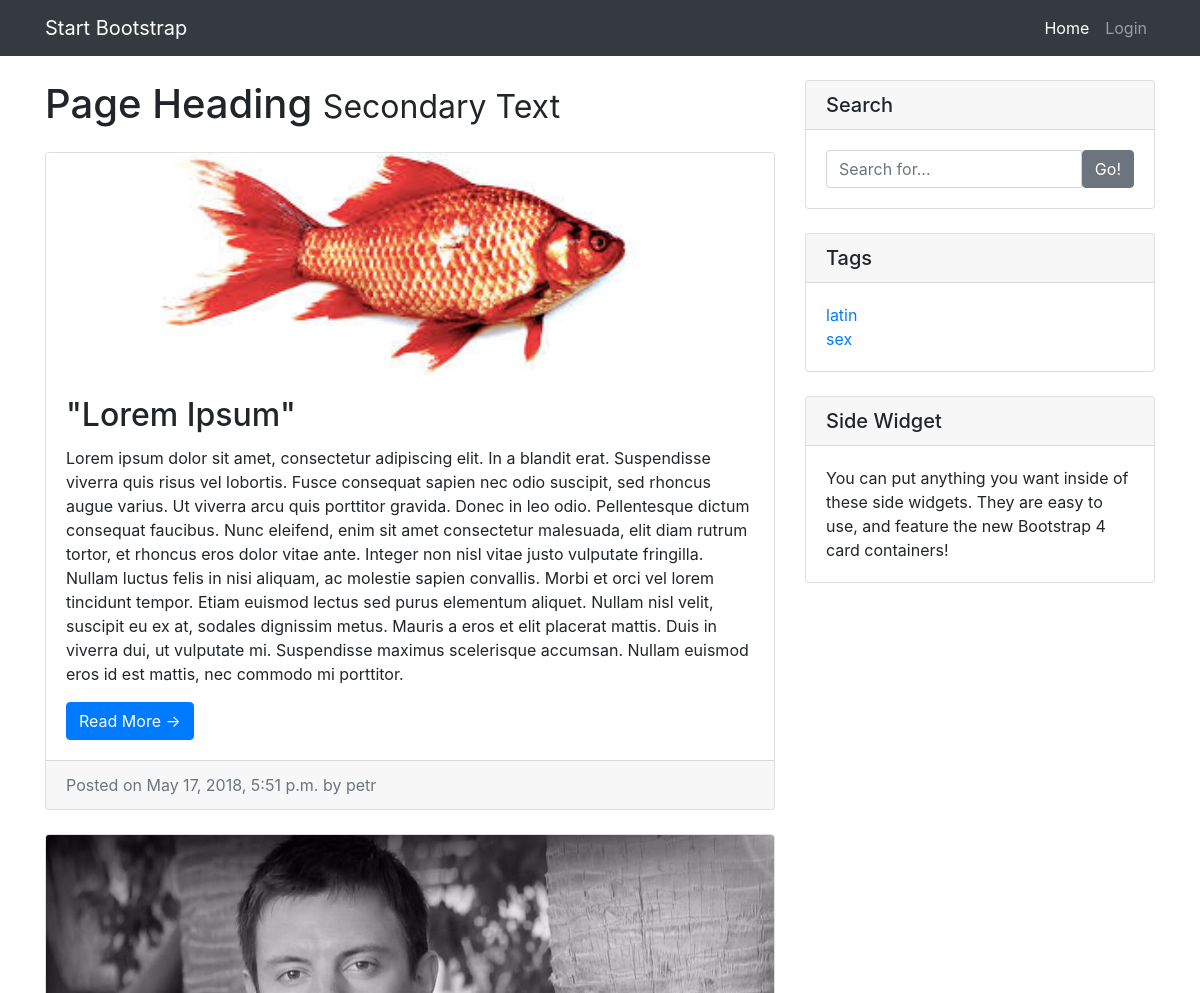
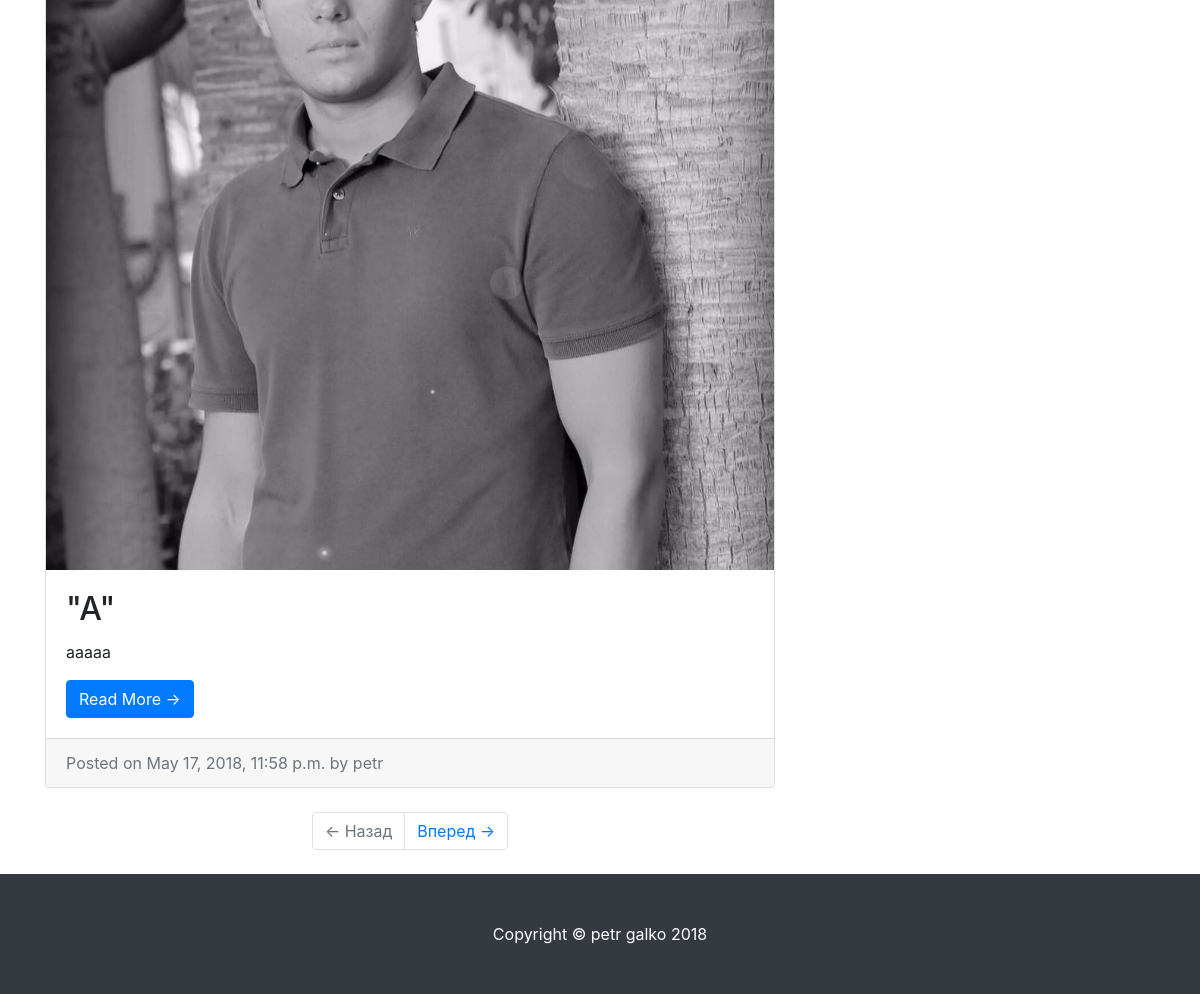
The page / on the database its author committed (2 pictures, top to bottom).
### app/models.py (models this page shows, shortened)
class Article(models.Model):
    author = models.ForeignKey(User, on_delete=models.CASCADE, default=None)
    text = models.TextField(verbose_name='текст статьи')
    title = models.CharField(max_length=200, verbose_name='название статьи')
    created_date = models.DateTimeField(default=timezone.now)
    tags = models.ManyToManyField(Tag, verbose_name='тег')
    image = models.ImageField(null=True, blank=True, upload_to='static/img/')
    likes = models.ManyToManyField(User, related_name='likes', blank=True)
    class Meta:
        verbose_name = 'статья'
        verbose_name_plural = 'статьи'

class Tag(models.Model):
    title = models.CharField(max_length=50)
    class Meta:
        verbose_name = 'тег'
        verbose_name_plural = 'теги'

### app/views.py (the view, shortened to what this page needs)
# urls.py: 2. Add a URL to urlpatterns:  path('', views.home, name='home')
def home(request, page_number=1, tag=''):
    if tag:
        tag = get_object_or_404(Tag, title=tag)
        articles = Article.objects.filter(tags=tag)
    else:
        articles = Article.objects.all()
    query = request.GET.get('q')
    current_page = Paginator(articles, 2)
    user = request.user
    tags = Tag.objects.all()
    content = {
        'articles': current_page.get_page(page_number),
        'user': user,
        'tags': tags,
    }
    return render(request, 'home.html', content)

### templates/home.html (shortened to what this page needs)
{% extends 'base.html' %}
{% load static %}
{% block content %}
    <h1 class="my-4">Page Heading
        <small>Secondary Text</small>
    </h1>
    {% for article in articles %}
        <div class="card mb-4">
            <img class="card-img-top" src="{% static article.image.url %}" alt="Card image cap">
            <div class="card-body">
                <h2 class="card-title">"{{ article.title }}"</h2>
                <p class="card-text">{{ article.text }}</p>
                <a href="{% url 'post' article_id=article.id %}" class="btn btn-primary">Read More &rarr;</a>
            </div>
            <div class="card-footer text-muted">
                Posted on {{ article.created_date }} by {{ article.author }}
            </div>
        </div>
    {% endfor %}
    <ul class="pagination justify-content-center mb-4">
        {% if articles.has_previous %}
        <li class="page-item">
            <a class="page-link" href="{% url 'pagination' page_number=articles.previous_page_number %}">&larr; Назад</a>
        </li>
        {% else %}
        <li class="page-item disabled">
            <a class="page-link" href="">&larr; Назад</a>
        </li>
        {% endif %}
        {% if articles.has_next %}
        <li class="page-item ">
            <a class="page-link" href="{% url 'pagination' page_number=articles.next_page_number %}">Вперед &rarr;</a>
        </li>
        {% else %}
        <li class="page-item disabled">
            <a class="page-link" href="">&rarr; Вперед</a>
        </li>
        {% endif %}
    </ul>
{% endblock %}
{% block search %}
    <div class="card my-4">
        <h5 class="card-header">Search</h5>
        <div class="card-body">
            <form method="GET" action="">
                <div class="input-group">
                    <input type="text" name='q' class="form-control" placeholder="Search for..." value="{{ request.GET.q }}">
                    <span class="input-group-btn">
                        <button class="btn btn-secondary" type="submit">Go!</button>
                    </span>
                </div>
            </form>
        </div>
    </div>
{% endblock %}

### templates/base.html (shortened to what this page needs)
{% load static %}
<!doctype html>
<html lang="en">
<head>
<link rel="stylesheet" href="https://stackpath.bootstrapcdn.com/bootstrap/4.1.1/css/bootstrap.min.css">
</head>
<body>
<nav class="navbar navbar-expand-lg navbar-dark bg-dark">
    <div class="container">
        <a class="navbar-brand" href="{% url 'home' %}">Start Bootstrap</a>
        <div class="collapse navbar-collapse" id="navbarResponsive">
            <ul class="navbar-nav ml-auto">
                <li class="nav-item active">
                    <a class="nav-link" href="{% url 'home' %}">Home
                    </a>
                </li>
                <li class="nav-item">
                    {% if user.is_authenticated %}
                        <a class="nav-link" href="{% url 'settings' %}">login as <strong>{{ user.username }}</strong></a>
                    {% else %}
                        <a class="nav-link" href="{% url 'login' %}">Login</a>
                    {% endif %}
                </li>
            </ul>
        </div>
    </div>
</nav>
<main role="main">
<div class="container">
    <div class="row">
        <div class="col-md-8">
            {% block content %}
            {% endblock %}
        </div>
        <div class="col-md-4">
        {% block search %}
        {% endblock %}
            <div class="card my-4">
                <h5 class="card-header">Tags</h5>
                <div class="card-body">
                    <div class="row">
                        <div class="col-lg-6">
                            <ul class="list-unstyled mb-0">
                                {% for tag in tags %}
                                <li>
                                    <a href="{% url 'articles_by_tag' tag=tag.title %}">{{ tag.title }}</a>
                                </li>
                                {% endfor %}
                            </ul>
                        </div>
                    </div>
                </div>
            </div>
            <div class="card my-4">
                <h5 class="card-header">Side Widget</h5>
                <div class="card-body">
                    You can put anything you want inside of these side widgets. They are easy to use, and feature the new Bootstrap 4 card containers!
                </div>
            </div>
        </div>
    </div>
</div>
</main>
<footer class="py-5 bg-dark">
    <div class="container">
        <p class="m-0 text-center text-white">Copyright &copy; petr galko 2018</p>
    </div>
</footer>
</body>
</html>

### rows shown on the page
Article: image (picture), title "Lorem Ipsum", text "Lorem ipsum dolor sit amet, consectetur adipiscing elit. In a blandit erat. Suspendisse viverra quis risus vel lobortis. Fusce consequat sapien nec odio suscipit, sed rhoncus augue varius. Ut viverra arcu quis porttitor gravida. Donec in leo odio. Pellentesque dictum consequat faucibus. Nunc eleifend, enim sit amet consectetur malesuada, elit diam rutrum tortor, et rhoncus eros dolor vitae ante. Integer non nisl vitae justo vulputate fringilla. Nullam luctus felis in nisi aliquam, ac molestie sapien convallis. Morbi et orci vel lorem tincidunt tempor. Etiam euismod lectus sed purus elementum aliquet. Nullam nisl velit, suscipit eu ex at, sodales dignissim metus. Mauris a eros et elit…", created_date "May 17, 2018, 5:51 p.m.", author "petr"
Article: image (picture), title "A", text "aaaaa", created_date "May 17, 2018, 11:58 p.m.", author "petr"
Tag: title "latin"
Tag: title "sex"
